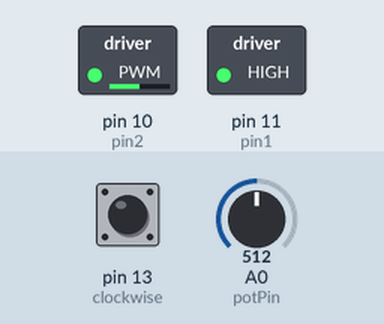
The sketch below on a simulated Arduino Uno, built with avr-gcc and run on an emulated ATmega328P. On the bench: switched loads named in the sketch (green lamp = pin HIGH). The test bench sets the inputs (shaded band); at power-on: A0 (potPin) = 512, pin 13 (clockwise) HIGH.

Above: at 1.2 s.
1.3 s: A0 (potPin) set to 716
At 2.1 s:
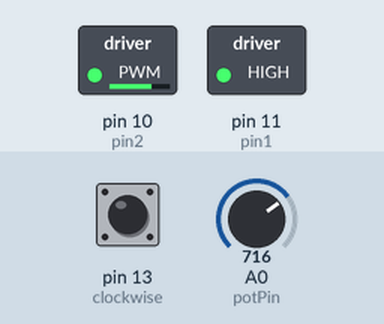
2.8 s: pin 13 (clockwise) pulled LOW for 0.15 s
At 2.87 s:
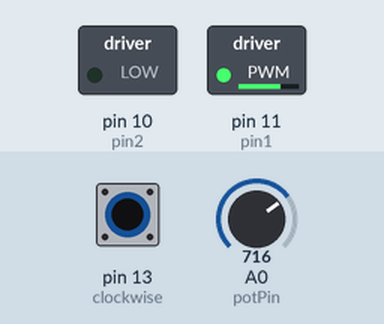
4.4 s: A0 (potPin) set to 900
At 5.6 s:
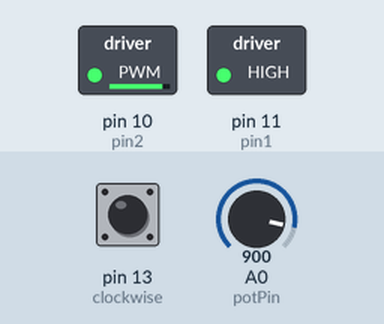
5.9 s: pin 13 (clockwise) pulled LOW for 1 s
At 6.7 s:
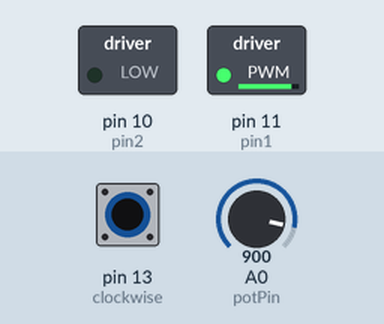
8.4 s: A0 (potPin) set to 511
At 8.7 s:
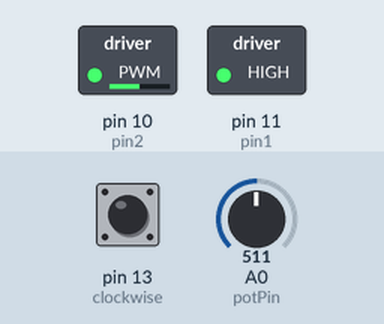
9.9 s: pin 13 (clockwise) pulled LOW for 0.15 s
At 9.97 s:
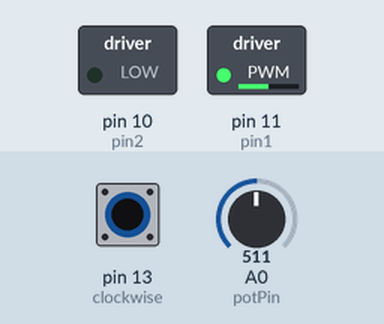
Timing chart, 0 to 12.5 s (numbered marks = the images above; inputs shaded):
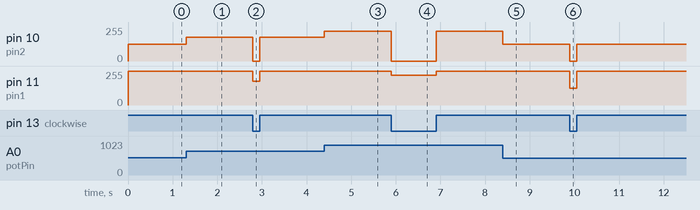

Measured:
- after the input at 1.3 s, pin 10 (pin2): 127/255 → 178/255 at once
- after the input at 2.8 s, pin 10 (pin2): 178/255 → 0/255 at once, → 178/255 0.15 s later; pin 11 (pin1): 255/255 → 178/255 at once, → 255/255 0.15 s later
- after the input at 4.4 s, pin 10 (pin2): 178/255 → 224/255 at once
- after the input at 5.9 s, pin 10 (pin2): 224/255 → 0/255 at once, → 224/255 1.0 s later; pin 11 (pin1): 255/255 → 224/255 at once, → 255/255 1.0 s later
- after the input at 8.4 s, pin 10 (pin2): 224/255 → 127/255 at once
- after the input at 9.9 s, pin 10 (pin2): 127/255 → 0/255 at once, → 127/255 0.15 s later; pin 11 (pin1): 255/255 → 127/255 at once, → 255/255 0.15 s later

The sketch:

Arduino_code.ino
```cpp
const int potPin = A0;
const int clockwise = 13;
const int anticlockwise = 12;
const int pin1 = 11;
const int pin2 = 10;

int potValue = 0;
int motorValue = 0;
int state = 0;
//int anticlockwisestate = 0;


void setup() {
  pinMode (clockwise, INPUT_PULLUP);
  pinMode (anticlockwise, INPUT_PULLUP);
  pinMode (pin1 , OUTPUT);
  pinMode (pin2 , OUTPUT);
}

void loop() {
  potValue = analogRead(potPin);
  motorValue = map(potValue , 0 , 1023 , 0, 255);
  state = digitalRead(clockwise);
  //anticlockwisestate = digitalRead(anticlockwise);

  if (state == LOW) {
    analogWrite(pin1, motorValue);
    digitalWrite(pin2 , LOW);
  }
  else if (state == HIGH)
  {
    analogWrite(pin2, motorValue);
    digitalWrite(pin1 , HIGH);
  }
  else
  {
    digitalWrite(pin1, LOW);
    digitalWrite(pin2, LOW);
  }
}
```
